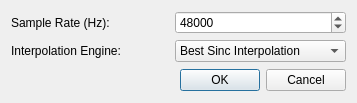
<ui version="4.0" >
 <class>SettingsDialog</class>
 <widget class="QDialog" name="SettingsDialog" >
  <property name="geometry" >
   <rect>
    <x>0</x>
    <y>0</y>
    <width>357</width>
    <height>99</height>
   </rect>
  </property>
  <property name="windowTitle" >
   <string>Sample Rate Converter Plugin Settings</string>
  </property>
  <layout class="QGridLayout" name="gridLayout" >
   <item row="0" column="0" >
    <widget class="QLabel" name="label" >
     <property name="text" >
      <string>Sample Rate (Hz):</string>
     </property>
    </widget>
   </item>
   <item row="0" column="1" >
    <widget class="QSpinBox" name="srSpinBox" >
     <property name="maximum" >
      <number>96000</number>
     </property>
     <property name="singleStep" >
      <number>100</number>
     </property>
     <property name="value" >
      <number>48000</number>
     </property>
    </widget>
   </item>
   <item row="1" column="0" >
    <widget class="QLabel" name="label_2" >
     <property name="text" >
      <string>Interpolation Engine:</string>
     </property>
    </widget>
   </item>
   <item row="1" column="1" >
    <widget class="QComboBox" name="engineComboBox" >
     <item>
      <property name="text" >
       <string>Best Sinc Interpolation</string>
      </property>
     </item>
     <item>
      <property name="text" >
       <string>Medium Sinc Interpolation</string>
      </property>
     </item>
     <item>
      <property name="text" >
       <string>Fastest Sinc Interpolation</string>
      </property>
     </item>
     <item>
      <property name="text" >
       <string>ZOH Interpolation</string>
      </property>
     </item>
     <item>
      <property name="text" >
       <string>Linear Interpolation</string>
      </property>
     </item>
    </widget>
   </item>
   <item row="2" column="0" colspan="2" >
    <layout class="QHBoxLayout" name="horizontalLayout" >
     <item>
      <spacer>
       <property name="orientation" >
        <enum>Qt::Horizontal</enum>
       </property>
       <property name="sizeHint" stdset="0" >
        <size>
         <width>228</width>
         <height>24</height>
        </size>
       </property>
      </spacer>
     </item>
     <item>
      <widget class="QDialogButtonBox" name="buttonBox" >
       <property name="standardButtons" >
        <set>QDialogButtonBox::Cancel|QDialogButtonBox::Ok</set>
       </property>
      </widget>
     </item>
    </layout>
   </item>
  </layout>
 </widget>
 <resources/>
 <connections>
  <connection>
   <sender>buttonBox</sender>
   <signal>accepted()</signal>
   <receiver>SettingsDialog</receiver>
   <slot>accept()</slot>
   <hints>
    <hint type="sourcelabel" >
     <x>270</x>
     <y>76</y>
    </hint>
    <hint type="destinationlabel" >
     <x>91</x>
     <y>88</y>
    </hint>
   </hints>
  </connection>
  <connection>
   <sender>buttonBox</sender>
   <signal>rejected()</signal>
   <receiver>SettingsDialog</receiver>
   <slot>reject()</slot>
   <hints>
    <hint type="sourcelabel" >
     <x>326</x>
     <y>78</y>
    </hint>
    <hint type="destinationlabel" >
     <x>139</x>
     <y>60</y>
    </hint>
   </hints>
  </connection>
 </connections>
</ui>
